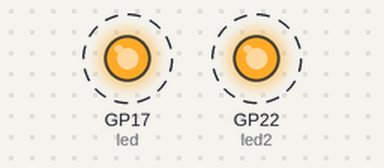
This program was run on a simulated Raspberry Pi Pico running MicroPython. On the bench: output pins drawn as LEDs (lit = HIGH). Dashed ring = blinking.

Above: at 0.5 s.
Timing chart, 0 to 4.6 s (numbered marks = the images above):
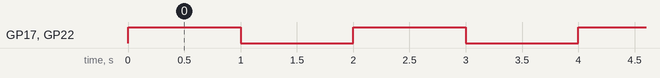

The program:

Exemple_4_Led.py
```python
import utime
from machine import Pin

pinNumber = 17
pin2Number = 22
led = Pin(pinNumber, mode=Pin.OUT) #signifie que la pin 17 est une sortie, on sort du courant
led2 = Pin(pin2Number, mode=Pin.OUT) #signifie que la pin 22 est une sortie, on sort du courant


while True:
    led.toggle()
    led2.toggle()
    utime.sleep(1)
```

Measured:
- by itself, GP17 (led), GP22 (led2): alternates HIGH for 1.0 s and LOW for 1.0 s
